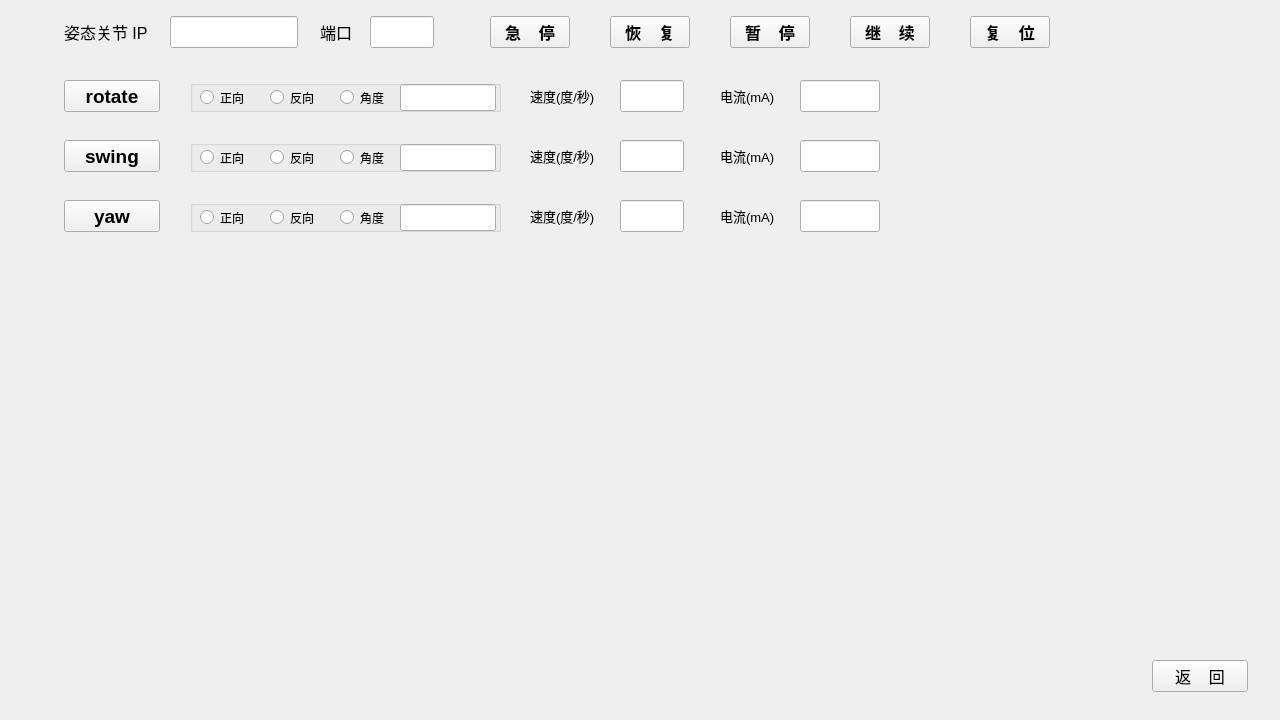
<?xml version="1.0" encoding="UTF-8"?>
<ui version="4.0">
 <class>operate_joint</class>
 <widget class="QWidget" name="operate_joint">
  <property name="geometry">
   <rect>
    <x>0</x>
    <y>0</y>
    <width>1280</width>
    <height>720</height>
   </rect>
  </property>
  <property name="windowTitle">
   <string>Form</string>
  </property>
  <widget class="QPushButton" name="recover">
   <property name="geometry">
    <rect>
     <x>610</x>
     <y>16</y>
     <width>80</width>
     <height>32</height>
    </rect>
   </property>
   <property name="font">
    <font>
     <pointsize>12</pointsize>
     <bold>true</bold>
    </font>
   </property>
   <property name="autoFillBackground">
    <bool>true</bool>
   </property>
   <property name="text">
    <string>恢    复</string>
   </property>
  </widget>
  <widget class="QLabel" name="targetIP">
   <property name="geometry">
    <rect>
     <x>64</x>
     <y>16</y>
     <width>108</width>
     <height>32</height>
    </rect>
   </property>
   <property name="font">
    <font>
     <pointsize>12</pointsize>
    </font>
   </property>
   <property name="lineWidth">
    <number>1</number>
   </property>
   <property name="text">
    <string>姿态关节 IP</string>
   </property>
  </widget>
  <widget class="QLineEdit" name="contentIP">
   <property name="geometry">
    <rect>
     <x>170</x>
     <y>16</y>
     <width>128</width>
     <height>32</height>
    </rect>
   </property>
   <property name="font">
    <font>
     <pointsize>12</pointsize>
    </font>
   </property>
  </widget>
  <widget class="QPushButton" name="pause">
   <property name="geometry">
    <rect>
     <x>730</x>
     <y>16</y>
     <width>80</width>
     <height>32</height>
    </rect>
   </property>
   <property name="font">
    <font>
     <pointsize>12</pointsize>
     <bold>true</bold>
    </font>
   </property>
   <property name="autoFillBackground">
    <bool>true</bool>
   </property>
   <property name="text">
    <string>暂    停</string>
   </property>
  </widget>
  <widget class="QLineEdit" name="contentPort">
   <property name="geometry">
    <rect>
     <x>370</x>
     <y>16</y>
     <width>64</width>
     <height>32</height>
    </rect>
   </property>
   <property name="font">
    <font>
     <pointsize>12</pointsize>
    </font>
   </property>
  </widget>
  <widget class="QPushButton" name="reset">
   <property name="geometry">
    <rect>
     <x>970</x>
     <y>16</y>
     <width>80</width>
     <height>32</height>
    </rect>
   </property>
   <property name="font">
    <font>
     <pointsize>12</pointsize>
     <bold>true</bold>
    </font>
   </property>
   <property name="text">
    <string>复    位</string>
   </property>
  </widget>
  <widget class="QLabel" name="targetIPort">
   <property name="geometry">
    <rect>
     <x>320</x>
     <y>16</y>
     <width>48</width>
     <height>32</height>
    </rect>
   </property>
   <property name="font">
    <font>
     <pointsize>12</pointsize>
    </font>
   </property>
   <property name="lineWidth">
    <number>1</number>
   </property>
   <property name="text">
    <string>端口</string>
   </property>
  </widget>
  <widget class="QPushButton" name="stop">
   <property name="geometry">
    <rect>
     <x>490</x>
     <y>16</y>
     <width>80</width>
     <height>32</height>
    </rect>
   </property>
   <property name="font">
    <font>
     <pointsize>12</pointsize>
     <bold>true</bold>
    </font>
   </property>
   <property name="autoFillBackground">
    <bool>true</bool>
   </property>
   <property name="text">
    <string>急    停</string>
   </property>
  </widget>
  <widget class="QPushButton" name="resume">
   <property name="geometry">
    <rect>
     <x>850</x>
     <y>16</y>
     <width>80</width>
     <height>32</height>
    </rect>
   </property>
   <property name="font">
    <font>
     <pointsize>12</pointsize>
     <bold>true</bold>
    </font>
   </property>
   <property name="autoFillBackground">
    <bool>true</bool>
   </property>
   <property name="text">
    <string>继    续</string>
   </property>
  </widget>
  <widget class="QPushButton" name="back">
   <property name="geometry">
    <rect>
     <x>1152</x>
     <y>660</y>
     <width>96</width>
     <height>32</height>
    </rect>
   </property>
   <property name="font">
    <font>
     <pointsize>12</pointsize>
     <bold>false</bold>
    </font>
   </property>
   <property name="text">
    <string>返    回</string>
   </property>
  </widget>
  <widget class="QPushButton" name="rotate">
   <property name="geometry">
    <rect>
     <x>64</x>
     <y>80</y>
     <width>96</width>
     <height>32</height>
    </rect>
   </property>
   <property name="font">
    <font>
     <pointsize>14</pointsize>
     <bold>true</bold>
    </font>
   </property>
   <property name="text">
    <string>rotate</string>
   </property>
  </widget>
  <widget class="QGroupBox" name="rGroupBox">
   <property name="geometry">
    <rect>
     <x>190</x>
     <y>80</y>
     <width>311</width>
     <height>32</height>
    </rect>
   </property>
   <property name="title">
    <string/>
   </property>
   <widget class="QRadioButton" name="rPattern1">
    <property name="geometry">
     <rect>
      <x>10</x>
      <y>5</y>
      <width>64</width>
      <height>25</height>
     </rect>
    </property>
    <property name="text">
     <string>正向</string>
    </property>
   </widget>
   <widget class="QRadioButton" name="rPattern2">
    <property name="geometry">
     <rect>
      <x>80</x>
      <y>5</y>
      <width>64</width>
      <height>25</height>
     </rect>
    </property>
    <property name="text">
     <string>反向</string>
    </property>
   </widget>
   <widget class="QRadioButton" name="rPattern3">
    <property name="geometry">
     <rect>
      <x>150</x>
      <y>5</y>
      <width>64</width>
      <height>25</height>
     </rect>
    </property>
    <property name="text">
     <string>角度</string>
    </property>
   </widget>
   <widget class="QLineEdit" name="rAngle">
    <property name="geometry">
     <rect>
      <x>210</x>
      <y>4</y>
      <width>96</width>
      <height>27</height>
     </rect>
    </property>
   </widget>
  </widget>
  <widget class="QLabel" name="rSpeed">
   <property name="geometry">
    <rect>
     <x>530</x>
     <y>80</y>
     <width>96</width>
     <height>32</height>
    </rect>
   </property>
   <property name="font">
    <font>
     <pointsize>10</pointsize>
    </font>
   </property>
   <property name="text">
    <string>速度(度/秒)</string>
   </property>
  </widget>
  <widget class="QLineEdit" name="rSpeed_v">
   <property name="geometry">
    <rect>
     <x>620</x>
     <y>80</y>
     <width>64</width>
     <height>32</height>
    </rect>
   </property>
   <property name="font">
    <font>
     <pointsize>12</pointsize>
    </font>
   </property>
  </widget>
  <widget class="QLabel" name="rCurrent">
   <property name="geometry">
    <rect>
     <x>720</x>
     <y>80</y>
     <width>90</width>
     <height>32</height>
    </rect>
   </property>
   <property name="font">
    <font>
     <pointsize>10</pointsize>
    </font>
   </property>
   <property name="text">
    <string>电流(mA)</string>
   </property>
  </widget>
  <widget class="QLineEdit" name="rCurrent_v">
   <property name="geometry">
    <rect>
     <x>800</x>
     <y>80</y>
     <width>80</width>
     <height>32</height>
    </rect>
   </property>
   <property name="font">
    <font>
     <pointsize>12</pointsize>
    </font>
   </property>
  </widget>
  <widget class="QLabel" name="pCurrent">
   <property name="geometry">
    <rect>
     <x>720</x>
     <y>140</y>
     <width>90</width>
     <height>32</height>
    </rect>
   </property>
   <property name="font">
    <font>
     <pointsize>10</pointsize>
    </font>
   </property>
   <property name="text">
    <string>电流(mA)</string>
   </property>
  </widget>
  <widget class="QLineEdit" name="pCurrent_v">
   <property name="geometry">
    <rect>
     <x>800</x>
     <y>140</y>
     <width>80</width>
     <height>32</height>
    </rect>
   </property>
   <property name="font">
    <font>
     <pointsize>12</pointsize>
    </font>
   </property>
  </widget>
  <widget class="QGroupBox" name="pGroupBox">
   <property name="geometry">
    <rect>
     <x>190</x>
     <y>140</y>
     <width>311</width>
     <height>32</height>
    </rect>
   </property>
   <property name="title">
    <string/>
   </property>
   <widget class="QRadioButton" name="pPattern1">
    <property name="geometry">
     <rect>
      <x>10</x>
      <y>5</y>
      <width>64</width>
      <height>25</height>
     </rect>
    </property>
    <property name="text">
     <string>正向</string>
    </property>
   </widget>
   <widget class="QRadioButton" name="pPattern2">
    <property name="geometry">
     <rect>
      <x>80</x>
      <y>5</y>
      <width>64</width>
      <height>25</height>
     </rect>
    </property>
    <property name="text">
     <string>反向</string>
    </property>
   </widget>
   <widget class="QRadioButton" name="pPattern3">
    <property name="geometry">
     <rect>
      <x>150</x>
      <y>5</y>
      <width>64</width>
      <height>25</height>
     </rect>
    </property>
    <property name="text">
     <string>角度</string>
    </property>
   </widget>
   <widget class="QLineEdit" name="pAngle">
    <property name="geometry">
     <rect>
      <x>210</x>
      <y>4</y>
      <width>96</width>
      <height>27</height>
     </rect>
    </property>
   </widget>
  </widget>
  <widget class="QPushButton" name="swing">
   <property name="geometry">
    <rect>
     <x>64</x>
     <y>140</y>
     <width>96</width>
     <height>32</height>
    </rect>
   </property>
   <property name="font">
    <font>
     <pointsize>14</pointsize>
     <bold>true</bold>
    </font>
   </property>
   <property name="text">
    <string>swing</string>
   </property>
  </widget>
  <widget class="QLabel" name="pSpeed">
   <property name="geometry">
    <rect>
     <x>530</x>
     <y>140</y>
     <width>96</width>
     <height>32</height>
    </rect>
   </property>
   <property name="font">
    <font>
     <pointsize>10</pointsize>
    </font>
   </property>
   <property name="text">
    <string>速度(度/秒)</string>
   </property>
  </widget>
  <widget class="QLineEdit" name="pSpeed_v">
   <property name="geometry">
    <rect>
     <x>620</x>
     <y>140</y>
     <width>64</width>
     <height>32</height>
    </rect>
   </property>
   <property name="font">
    <font>
     <pointsize>12</pointsize>
    </font>
   </property>
  </widget>
  <widget class="QLabel" name="yCurrent">
   <property name="geometry">
    <rect>
     <x>720</x>
     <y>200</y>
     <width>90</width>
     <height>32</height>
    </rect>
   </property>
   <property name="font">
    <font>
     <pointsize>10</pointsize>
    </font>
   </property>
   <property name="text">
    <string>电流(mA)</string>
   </property>
  </widget>
  <widget class="QLabel" name="ySpeed">
   <property name="geometry">
    <rect>
     <x>530</x>
     <y>200</y>
     <width>96</width>
     <height>32</height>
    </rect>
   </property>
   <property name="font">
    <font>
     <pointsize>10</pointsize>
    </font>
   </property>
   <property name="text">
    <string>速度(度/秒)</string>
   </property>
  </widget>
  <widget class="QLineEdit" name="yCurrent_v">
   <property name="geometry">
    <rect>
     <x>800</x>
     <y>200</y>
     <width>80</width>
     <height>32</height>
    </rect>
   </property>
   <property name="font">
    <font>
     <pointsize>12</pointsize>
    </font>
   </property>
  </widget>
  <widget class="QPushButton" name="yaw">
   <property name="geometry">
    <rect>
     <x>64</x>
     <y>200</y>
     <width>96</width>
     <height>32</height>
    </rect>
   </property>
   <property name="font">
    <font>
     <pointsize>14</pointsize>
     <bold>true</bold>
    </font>
   </property>
   <property name="text">
    <string>yaw</string>
   </property>
  </widget>
  <widget class="QGroupBox" name="yGroupBox">
   <property name="geometry">
    <rect>
     <x>190</x>
     <y>200</y>
     <width>311</width>
     <height>32</height>
    </rect>
   </property>
   <property name="title">
    <string/>
   </property>
   <widget class="QRadioButton" name="yPattern1">
    <property name="geometry">
     <rect>
      <x>10</x>
      <y>5</y>
      <width>64</width>
      <height>25</height>
     </rect>
    </property>
    <property name="text">
     <string>正向</string>
    </property>
   </widget>
   <widget class="QRadioButton" name="yPattern2">
    <property name="geometry">
     <rect>
      <x>80</x>
      <y>5</y>
      <width>64</width>
      <height>25</height>
     </rect>
    </property>
    <property name="text">
     <string>反向</string>
    </property>
   </widget>
   <widget class="QRadioButton" name="yPattern3">
    <property name="geometry">
     <rect>
      <x>150</x>
      <y>5</y>
      <width>64</width>
      <height>25</height>
     </rect>
    </property>
    <property name="text">
     <string>角度</string>
    </property>
   </widget>
   <widget class="QLineEdit" name="yAngle">
    <property name="geometry">
     <rect>
      <x>210</x>
      <y>4</y>
      <width>96</width>
      <height>27</height>
     </rect>
    </property>
   </widget>
  </widget>
  <widget class="QLineEdit" name="ySpeed_v">
   <property name="geometry">
    <rect>
     <x>620</x>
     <y>200</y>
     <width>64</width>
     <height>32</height>
    </rect>
   </property>
   <property name="font">
    <font>
     <pointsize>12</pointsize>
    </font>
   </property>
  </widget>
 </widget>
 <resources/>
 <connections/>
</ui>
